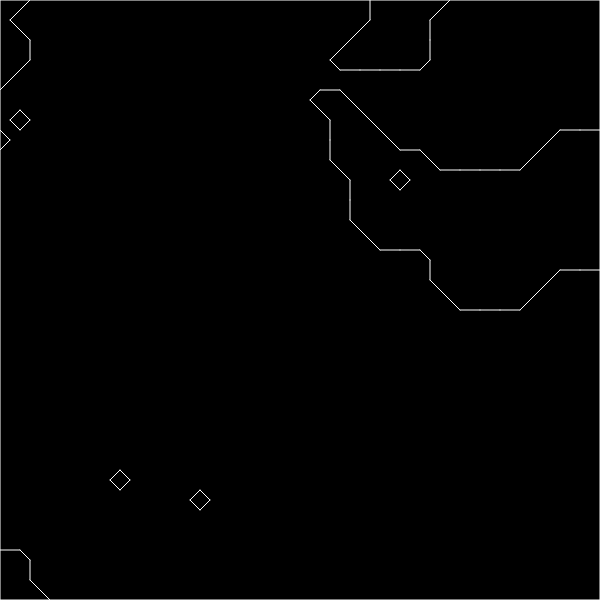
Frame 1 (no input)
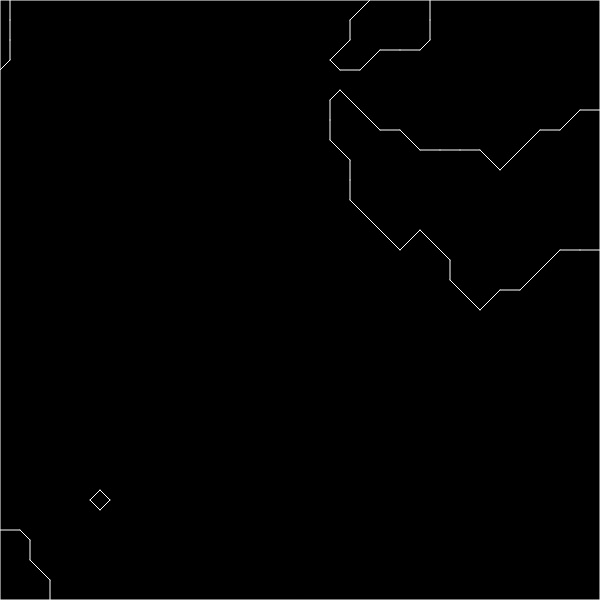
Frame 60 (no input)
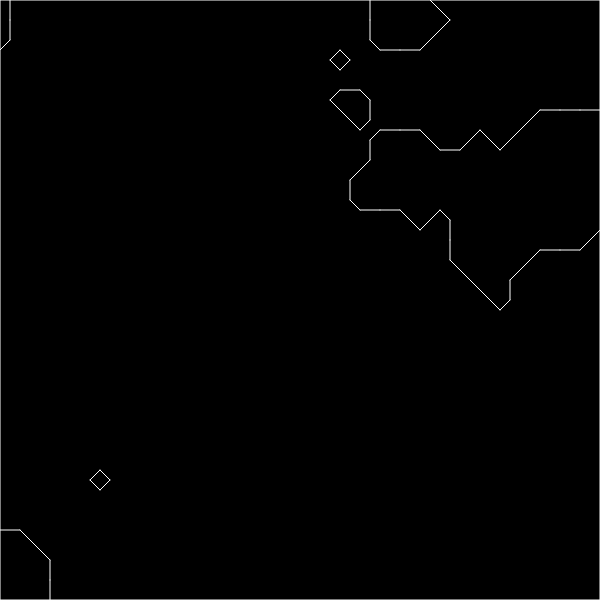
Frame 120 (the mouse pressed at the canvas centre since frame 60)

The p5.js sketch that drew these frames (run headless with seeded random() and noise() and a simulated clock; from frame 60 on, the mouse is pressed at the canvas centre):

// p5.js sketch
// ── sketch.js
let walls = [];
let res = 20;
let field = [];
let x, y;
let particle;
let time = 0;
let limit = 0.6;
let cols = 600/res;
let rows = 600/res;
let detail = 0.1;
let particle_rxn = 0.01;
let particle_speed = 20;
let show_rays = false;



function setup() {
  createCanvas(600, 600);
  // make walls around the edges
}

function pass(x) {
  if (x < limit) {
    return 1;
  }
  return 0;
}

function getState(a, b, c, d) {
  return a * 8 + b * 4 + c * 2 + d * 1;
}

function mouseClicked() {
  x = mouseX;
  y = mouseY;
  particle = new Particle(x,y);
}

function draw() {
  background(0);
  wallgenerator = new wallgen(walls, time);
  walls.push(new Boundary(createVector(0, 0), createVector(width, 0)));
  walls.push(new Boundary(createVector(width, 0), createVector(width, height)));
  walls.push(new Boundary(createVector(width, height), createVector(0, height)));
  walls.push(new Boundary(createVector(0, height), createVector(0, 0)));
  for (let wall of walls) {
    wall.show();
  }
  stroke(225);
  // for (let x=0;x<30;x=x+0.5) {
  //   for (var y=0;y<30;y=y+0.5) {
  //       if (noise(x/detail,y/detail+time,time)>limit) {
  //         point(x*res,y*res);
  //         strokeWeight(noise(x/detail,y/detail+time,time)*10);
  //       }
  //   }
  // }
  strokeWeight(1);
  if (particle) {
    move = createVector(0,0);
    particle.look(walls);
    particle.movement();
    particle.show();
  }
  time=time+0.001;
  walls = [];
}
// ── boundary.js
class Boundary {

  constructor(a, b) {
    this.a = a
    this.b = b
  }

  show() {
    stroke(255);
    line(this.a.x, this.a.y, this.b.x, this.b.y);
  }

}
// ── noise.js
// Plain JS version of Josh Forisha's implementation of opensimplex noise
// https://github.com/joshforisha/open-simplex-noise-js
// This version is currently posted here https://gist.github.com/PARC6502/85c99c04c9b3c6ae52c3c27605b4df0a
// Will probably be cleaned up and have its own repo, at some point...

"use strict";
var OpenSimplexNoise;

(function() {
  var constants_1 = {
    NORM_2D: 1.0 / 47.0,
    NORM_3D: 1.0 / 103.0,
    NORM_4D: 1.0 / 30.0,
    SQUISH_2D: (Math.sqrt(2 + 1) - 1) / 2,
    SQUISH_3D: (Math.sqrt(3 + 1) - 1) / 3,
    SQUISH_4D: (Math.sqrt(4 + 1) - 1) / 4,
    STRETCH_2D: (1 / Math.sqrt(2 + 1) - 1) / 2,
    STRETCH_3D: (1 / Math.sqrt(3 + 1) - 1) / 3,
    STRETCH_4D: (1 / Math.sqrt(4 + 1) - 1) / 4,
    base2D: [
      [1, 1, 0, 1, 0, 1, 0, 0, 0],
      [1, 1, 0, 1, 0, 1, 2, 1, 1]
    ],
    base3D: [
      [0, 0, 0, 0, 1, 1, 0, 0, 1, 0, 1, 0, 1, 0, 0, 1],
      [2, 1, 1, 0, 2, 1, 0, 1, 2, 0, 1, 1, 3, 1, 1, 1],
      [1, 1, 0, 0, 1, 0, 1, 0, 1, 0, 0, 1, 2, 1, 1, 0, 2, 1, 0, 1, 2, 0, 1, 1]
    ],
    base4D: [
      [
        0,
        0,
        0,
        0,
        0,
        1,
        1,
        0,
        0,
        0,
        1,
        0,
        1,
        0,
        0,
        1,
        0,
        0,
        1,
        0,
        1,
        0,
        0,
        0,
        1
      ],
      [
        3,
        1,
        1,
        1,
        0,
        3,
        1,
        1,
        0,
        1,
        3,
        1,
        0,
        1,
        1,
        3,
        0,
        1,
        1,
        1,
        4,
        1,
        1,
        1,
        1
      ],
      [
        1,
        1,
        0,
        0,
        0,
        1,
        0,
        1,
        0,
        0,
        1,
        0,
        0,
        1,
        0,
        1,
        0,
        0,
        0,
        1,
        2,
        1,
        1,
        0,
        0,
        2,
        1,
        0,
        1,
        0,
        2,
        1,
        0,
        0,
        1,
        2,
        0,
        1,
        1,
        0,
        2,
        0,
        1,
        0,
        1,
        2,
        0,
        0,
        1,
        1
      ],
      [
        3,
        1,
        1,
        1,
        0,
        3,
        1,
        1,
        0,
        1,
        3,
        1,
        0,
        1,
        1,
        3,
        0,
        1,
        1,
        1,
        2,
        1,
        1,
        0,
        0,
        2,
        1,
        0,
        1,
        0,
        2,
        1,
        0,
        0,
        1,
        2,
        0,
        1,
        1,
        0,
        2,
        0,
        1,
        0,
        1,
        2,
        0,
        0,
        1,
        1
      ]
    ],
    gradients2D: [5, 2, 2, 5, -5, 2, -2, 5, 5, -2, 2, -5, -5, -2, -2, -5],
    gradients3D: [
      -11,
      4,
      4,
      -4,
      11,
      4,
      -4,
      4,
      11,
      11,
      4,
      4,
      4,
      11,
      4,
      4,
      4,
      11,
      -11,
      -4,
      4,
      -4,
      -11,
      4,
      -4,
      -4,
      11,
      11,
      -4,
      4,
      4,
      -11,
      4,
      4,
      -4,
      11,
      -11,
      4,
      -4,
      -4,
      11,
      -4,
      -4,
      4,
      -11,
      11,
      4,
      -4,
      4,
      11,
      -4,
      4,
      4,
      -11,
      -11,
      -4,
      -4,
      -4,
      -11,
      -4,
      -4,
      -4,
      -11,
      11,
      -4,
      -4,
      4,
      -11,
      -4,
      4,
      -4,
      -11
    ],
    gradients4D: [
      3,
      1,
      1,
      1,
      1,
      3,
      1,
      1,
      1,
      1,
      3,
      1,
      1,
      1,
      1,
      3,
      -3,
      1,
      1,
      1,
      -1,
      3,
      1,
      1,
      -1,
      1,
      3,
      1,
      -1,
      1,
      1,
      3,
      3,
      -1,
      1,
      1,
      1,
      -3,
      1,
      1,
      1,
      -1,
      3,
      1,
      1,
      -1,
      1,
      3,
      -3,
      -1,
      1,
      1,
      -1,
      -3,
      1,
      1,
      -1,
      -1,
      3,
      1,
      -1,
      -1,
      1,
      3,
      3,
      1,
      -1,
      1,
      1,
      3,
      -1,
      1,
      1,
      1,
      -3,
      1,
      1,
      1,
      -1,
      3,
      -3,
      1,
      -1,
      1,
      -1,
      3,
      -1,
      1,
      -1,
      1,
      -3,
      1,
      -1,
      1,
      -1,
      3,
      3,
      -1,
      -1,
      1,
      1,
      -3,
      -1,
      1,
      1,
      -1,
      -3,
      1,
      1,
      -1,
      -1,
      3,
      -3,
      -1,
      -1,
      1,
      -1,
      -3,
      -1,
      1,
      -1,
      -1,
      -3,
      1,
      -1,
      -1,
      -1,
      3,
      3,
      1,
      1,
      -1,
      1,
      3,
      1,
      -1,
      1,
      1,
      3,
      -1,
      1,
      1,
      1,
      -3,
      -3,
      1,
      1,
      -1,
      -1,
      3,
      1,
      -1,
      -1,
      1,
      3,
      -1,
      -1,
      1,
      1,
      -3,
      3,
      -1,
      1,
      -1,
      1,
      -3,
      1,
      -1,
      1,
      -1,
      3,
      -1,
      1,
      -1,
      1,
      -3,
      -3,
      -1,
      1,
      -1,
      -1,
      -3,
      1,
      -1,
      -1,
      -1,
      3,
      -1,
      -1,
      -1,
      1,
      -3,
      3,
      1,
      -1,
      -1,
      1,
      3,
      -1,
      -1,
      1,
      1,
      -3,
      -1,
      1,
      1,
      -1,
      -3,
      -3,
      1,
      -1,
      -1,
      -1,
      3,
      -1,
      -1,
      -1,
      1,
      -3,
      -1,
      -1,
      1,
      -1,
      -3,
      3,
      -1,
      -1,
      -1,
      1,
      -3,
      -1,
      -1,
      1,
      -1,
      -3,
      -1,
      1,
      -1,
      -1,
      -3,
      -3,
      -1,
      -1,
      -1,
      -1,
      -3,
      -1,
      -1,
      -1,
      -1,
      -3,
      -1,
      -1,
      -1,
      -1,
      -3
    ],
    lookupPairs2D: [
      0,
      1,
      1,
      0,
      4,
      1,
      17,
      0,
      20,
      2,
      21,
      2,
      22,
      5,
      23,
      5,
      26,
      4,
      39,
      3,
      42,
      4,
      43,
      3
    ],
    lookupPairs3D: [
      0,
      2,
      1,
      1,
      2,
      2,
      5,
      1,
      6,
      0,
      7,
      0,
      32,
      2,
      34,
      2,
      129,
      1,
      133,
      1,
      160,
      5,
      161,
      5,
      518,
      0,
      519,
      0,
      546,
      4,
      550,
      4,
      645,
      3,
      647,
      3,
      672,
      5,
      673,
      5,
      674,
      4,
      677,
      3,
      678,
      4,
      679,
      3,
      680,
      13,
      681,
      13,
      682,
      12,
      685,
      14,
      686,
      12,
      687,
      14,
      712,
      20,
      714,
      18,
      809,
      21,
      813,
      23,
      840,
      20,
      841,
      21,
      1198,
      19,
      1199,
      22,
      1226,
      18,
      1230,
      19,
      1325,
      23,
      1327,
      22,
      1352,
      15,
      1353,
      17,
      1354,
      15,
      1357,
      17,
      1358,
      16,
      1359,
      16,
      1360,
      11,
      1361,
      10,
      1362,
      11,
      1365,
      10,
      1366,
      9,
      1367,
      9,
      1392,
      11,
      1394,
      11,
      1489,
      10,
      1493,
      10,
      1520,
      8,
      1521,
      8,
      1878,
      9,
      1879,
      9,
      1906,
      7,
      1910,
      7,
      2005,
      6,
      2007,
      6,
      2032,
      8,
      2033,
      8,
      2034,
      7,
      2037,
      6,
      2038,
      7,
      2039,
      6
    ],
    lookupPairs4D: [
      0,
      3,
      1,
      2,
      2,
      3,
      5,
      2,
      6,
      1,
      7,
      1,
      8,
      3,
      9,
      2,
      10,
      3,
      13,
      2,
      16,
      3,
      18,
      3,
      22,
      1,
      23,
      1,
      24,
      3,
      26,
      3,
      33,
      2,
      37,
      2,
      38,
      1,
      39,
      1,
      41,
      2,
      45,
      2,
      54,
      1,
      55,
      1,
      56,
      0,
      57,
      0,
      58,
      0,
      59,
      0,
      60,
      0,
      61,
      0,
      62,
      0,
      63,
      0,
      256,
      3,
      258,
      3,
      264,
      3,
      266,
      3,
      272,
      3,
      274,
      3,
      280,
      3,
      282,
      3,
      2049,
      2,
      2053,
      2,
      2057,
      2,
      2061,
      2,
      2081,
      2,
      2085,
      2,
      2089,
      2,
      2093,
      2,
      2304,
      9,
      2305,
      9,
      2312,
      9,
      2313,
      9,
      16390,
      1,
      16391,
      1,
      16406,
      1,
      16407,
      1,
      16422,
      1,
      16423,
      1,
      16438,
      1,
      16439,
      1,
      16642,
      8,
      16646,
      8,
      16658,
      8,
      16662,
      8,
      18437,
      6,
      18439,
      6,
      18469,
      6,
      18471,
      6,
      18688,
      9,
      18689,
      9,
      18690,
      8,
      18693,
      6,
      18694,
      8,
      18695,
      6,
      18696,
      9,
      18697,
      9,
      18706,
      8,
      18710,
      8,
      18725,
      6,
      18727,
      6,
      131128,
      0,
      131129,
      0,
      131130,
      0,
      131131,
      0,
      131132,
      0,
      131133,
      0,
      131134,
      0,
      131135,
      0,
      131352,
      7,
      131354,
      7,
      131384,
      7,
      131386,
      7,
      133161,
      5,
      133165,
      5,
      133177,
      5,
      133181,
      5,
      133376,
      9,
      133377,
      9,
      133384,
      9,
      133385,
      9,
      133400,
      7,
      133402,
      7,
      133417,
      5,
      133421,
      5,
      133432,
      7,
      133433,
      5,
      133434,
      7,
      133437,
      5,
      147510,
      4,
      147511,
      4,
      147518,
      4,
      147519,
      4,
      147714,
      8,
      147718,
      8,
      147730,
      8,
      147734,
      8,
      147736,
      7,
      147738,
      7,
      147766,
      4,
      147767,
      4,
      147768,
      7,
      147770,
      7,
      147774,
      4,
      147775,
      4,
      149509,
      6,
      149511,
      6,
      149541,
      6,
      149543,
      6,
      149545,
      5,
      149549,
      5,
      149558,
      4,
      149559,
      4,
      149561,
      5,
      149565,
      5,
      149566,
      4,
      149567,
      4,
      149760,
      9,
      149761,
      9,
      149762,
      8,
      149765,
      6,
      149766,
      8,
      149767,
      6,
      149768,
      9,
      149769,
      9,
      149778,
      8,
      149782,
      8,
      149784,
      7,
      149786,
      7,
      149797,
      6,
      149799,
      6,
      149801,
      5,
      149805,
      5,
      149814,
      4,
      149815,
      4,
      149816,
      7,
      149817,
      5,
      149818,
      7,
      149821,
      5,
      149822,
      4,
      149823,
      4,
      149824,
      37,
      149825,
      37,
      149826,
      36,
      149829,
      34,
      149830,
      36,
      149831,
      34,
      149832,
      37,
      149833,
      37,
      149842,
      36,
      149846,
      36,
      149848,
      35,
      149850,
      35,
      149861,
      34,
      149863,
      34,
      149865,
      33,
      149869,
      33,
      149878,
      32,
      149879,
      32,
      149880,
      35,
      149881,
      33,
      149882,
      35,
      149885,
      33,
      149886,
      32,
      149887,
      32,
      150080,
      49,
      150082,
      48,
      150088,
      49,
      150098,
      48,
      150104,
      47,
      150106,
      47,
      151873,
      46,
      151877,
      45,
      151881,
      46,
      151909,
      45,
      151913,
      44,
      151917,
      44,
      152128,
      49,
      152129,
      46,
      152136,
      49,
      152137,
      46,
      166214,
      43,
      166215,
      42,
      166230,
      43,
      166247,
      42,
      166262,
      41,
      166263,
      41,
      166466,
      48,
      166470,
      43,
      166482,
      48,
      166486,
      43,
      168261,
      45,
      168263,
      42,
      168293,
      45,
      168295,
      42,
      168512,
      31,
      168513,
      28,
      168514,
      31,
      168517,
      28,
      168518,
      25,
      168519,
      25,
      280952,
      40,
      280953,
      39,
      280954,
      40,
      280957,
      39,
      280958,
      38,
      280959,
      38,
      281176,
      47,
      281178,
      47,
      281208,
      40,
      281210,
      40,
      282985,
      44,
      282989,
      44,
      283001,
      39,
      283005,
      39,
      283208,
      30,
      283209,
      27,
      283224,
      30,
      283241,
      27,
      283256,
      22,
      283257,
      22,
      297334,
      41,
      297335,
      41,
      297342,
      38,
      297343,
      38,
      297554,
      29,
      297558,
      24,
      297562,
      29,
      297590,
      24,
      297594,
      21,
      297598,
      21,
      299365,
      26,
      299367,
      23,
      299373,
      26,
      299383,
      23,
      299389,
      20,
      299391,
      20,
      299584,
      31,
      299585,
      28,
      299586,
      31,
      299589,
      28,
      299590,
      25,
      299591,
      25,
      299592,
      30,
      299593,
      27,
      299602,
      29,
      299606,
      24,
      299608,
      30,
      299610,
      29,
      299621,
      26,
      299623,
      23,
      299625,
      27,
      299629,
      26,
      299638,
      24,
      299639,
      23,
      299640,
      22,
      299641,
      22,
      299642,
      21,
      299645,
      20,
      299646,
      21,
      299647,
      20,
      299648,
      61,
      299649,
      60,
      299650,
      61,
      299653,
      60,
      299654,
      59,
      299655,
      59,
      299656,
      58,
      299657,
      57,
      299666,
      55,
      299670,
      54,
      299672,
      58,
      299674,
      55,
      299685,
      52,
      299687,
      51,
      299689,
      57,
      299693,
      52,
      299702,
      54,
      299703,
      51,
      299704,
      56,
      299705,
      56,
      299706,
      53,
      299709,
      50,
      299710,
      53,
      299711,
      50,
      299904,
      61,
      299906,
      61,
      299912,
      58,
      299922,
      55,
      299928,
      58,
      299930,
      55,
      301697,
      60,
      301701,
      60,
      301705,
      57,
      301733,
      52,
      301737,
      57,
      301741,
      52,
      301952,
      79,
      301953,
      79,
      301960,
      76,
      301961,
      76,
      316038,
      59,
      316039,
      59,
      316054,
      54,
      316071,
      51,
      316086,
      54,
      316087,
      51,
      316290,
      78,
      316294,
      78,
      316306,
      73,
      316310,
      73,
      318085,
      77,
      318087,
      77,
      318117,
      70,
      318119,
      70,
      318336,
      79,
      318337,
      79,
      318338,
      78,
      318341,
      77,
      318342,
      78,
      318343,
      77,
      430776,
      56,
      430777,
      56,
      430778,
      53,
      430781,
      50,
      430782,
      53,
      430783,
      50,
      431000,
      75,
      431002,
      72,
      431032,
      75,
      431034,
      72,
      432809,
      74,
      432813,
      69,
      432825,
      74,
      432829,
      69,
      433032,
      76,
      433033,
      76,
      433048,
      75,
      433065,
      74,
      433080,
      75,
      433081,
      74,
      447158,
      71,
      447159,
      68,
      447166,
      71,
      447167,
      68,
      447378,
      73,
      447382,
      73,
      447386,
      72,
      447414,
      71,
      447418,
      72,
      447422,
      71,
      449189,
      70,
      449191,
      70,
      449197,
      69,
      449207,
      68,
      449213,
      69,
      449215,
      68,
      449408,
      67,
      449409,
      67,
      449410,
      66,
      449413,
      64,
      449414,
      66,
      449415,
      64,
      449416,
      67,
      449417,
      67,
      449426,
      66,
      449430,
      66,
      449432,
      65,
      449434,
      65,
      449445,
      64,
      449447,
      64,
      449449,
      63,
      449453,
      63,
      449462,
      62,
      449463,
      62,
      449464,
      65,
      449465,
      63,
      449466,
      65,
      449469,
      63,
      449470,
      62,
      449471,
      62,
      449472,
      19,
      449473,
      19,
      449474,
      18,
      449477,
      16,
      449478,
      18,
      449479,
      16,
      449480,
      19,
      449481,
      19,
      449490,
      18,
      449494,
      18,
      449496,
      17,
      449498,
      17,
      449509,
      16,
      449511,
      16,
      449513,
      15,
      449517,
      15,
      449526,
      14,
      449527,
      14,
      449528,
      17,
      449529,
      15,
      449530,
      17,
      449533,
      15,
      449534,
      14,
      449535,
      14,
      449728,
      19,
      449729,
      19,
      449730,
      18,
      449734,
      18,
      449736,
      19,
      449737,
      19,
      449746,
      18,
      449750,
      18,
      449752,
      17,
      449754,
      17,
      449784,
      17,
      449786,
      17,
      451520,
      19,
      451521,
      19,
      451525,
      16,
      451527,
      16,
      451528,
      19,
      451529,
      19,
      451557,
      16,
      451559,
      16,
      451561,
      15,
      451565,
      15,
      451577,
      15,
      451581,
      15,
      451776,
      19,
      451777,
      19,
      451784,
      19,
      451785,
      19,
      465858,
      18,
      465861,
      16,
      465862,
      18,
      465863,
      16,
      465874,
      18,
      465878,
      18,
      465893,
      16,
      465895,
      16,
      465910,
      14,
      465911,
      14,
      465918,
      14,
      465919,
      14,
      466114,
      18,
      466118,
      18,
      466130,
      18,
      466134,
      18,
      467909,
      16,
      467911,
      16,
      467941,
      16,
      467943,
      16,
      468160,
      13,
      468161,
      13,
      468162,
      13,
      468163,
      13,
      468164,
      13,
      468165,
      13,
      468166,
      13,
      468167,
      13,
      580568,
      17,
      580570,
      17,
      580585,
      15,
      580589,
      15,
      580598,
      14,
      580599,
      14,
      580600,
      17,
      580601,
      15,
      580602,
      17,
      580605,
      15,
      580606,
      14,
      580607,
      14,
      580824,
      17,
      580826,
      17,
      580856,
      17,
      580858,
      17,
      582633,
      15,
      582637,
      15,
      582649,
      15,
      582653,
      15,
      582856,
      12,
      582857,
      12,
      582872,
      12,
      582873,
      12,
      582888,
      12,
      582889,
      12,
      582904,
      12,
      582905,
      12,
      596982,
      14,
      596983,
      14,
      596990,
      14,
      596991,
      14,
      597202,
      11,
      597206,
      11,
      597210,
      11,
      597214,
      11,
      597234,
      11,
      597238,
      11,
      597242,
      11,
      597246,
      11,
      599013,
      10,
      599015,
      10,
      599021,
      10,
      599023,
      10,
      599029,
      10,
      599031,
      10,
      599037,
      10,
      599039,
      10,
      599232,
      13,
      599233,
      13,
      599234,
      13,
      599235,
      13,
      599236,
      13,
      599237,
      13,
      599238,
      13,
      599239,
      13,
      599240,
      12,
      599241,
      12,
      599250,
      11,
      599254,
      11,
      599256,
      12,
      599257,
      12,
      599258,
      11,
      599262,
      11,
      599269,
      10,
      599271,
      10,
      599272,
      12,
      599273,
      12,
      599277,
      10,
      599279,
      10,
      599282,
      11,
      599285,
      10,
      599286,
      11,
      599287,
      10,
      599288,
      12,
      599289,
      12,
      599290,
      11,
      599293,
      10,
      599294,
      11,
      599295,
      10
    ],
    p2D: [
      0,
      0,
      1,
      -1,
      0,
      0,
      -1,
      1,
      0,
      2,
      1,
      1,
      1,
      2,
      2,
      0,
      1,
      2,
      0,
      2,
      1,
      0,
      0,
      0
    ],
    p3D: [
      0,
      0,
      1,
      -1,
      0,
      0,
      1,
      0,
      -1,
      0,
      0,
      -1,
      1,
      0,
      0,
      0,
      1,
      -1,
      0,
      0,
      -1,
      0,
      1,
      0,
      0,
      -1,
      1,
      0,
      2,
      1,
      1,
      0,
      1,
      1,
      1,
      -1,
      0,
      2,
      1,
      0,
      1,
      1,
      1,
      -1,
      1,
      0,
      2,
      0,
      1,
      1,
      1,
      -1,
      1,
      1,
      1,
      3,
      2,
      1,
      0,
      3,
      1,
      2,
      0,
      1,
      3,
      2,
      0,
      1,
      3,
      1,
      0,
      2,
      1,
      3,
      0,
      2,
      1,
      3,
      0,
      1,
      2,
      1,
      1,
      1,
      0,
      0,
      2,
      2,
      0,
      0,
      1,
      1,
      0,
      1,
      0,
      2,
      0,
      2,
      0,
      1,
      1,
      0,
      0,
      1,
      2,
      0,
      0,
      2,
      2,
      0,
      0,
      0,
      0,
      1,
      1,
      -1,
      1,
      2,
      0,
      0,
      0,
      0,
      1,
      -1,
      1,
      1,
      2,
      0,
      0,
      0,
      0,
      1,
      1,
      1,
      -1,
      2,
      3,
      1,
      1,
      1,
      2,
      0,
      0,
      2,
      2,
      3,
      1,
      1,
      1,
      2,
      2,
      0,
      0,
      2,
      3,
      1,
      1,
      1,
      2,
      0,
      2,
      0,
      2,
      1,
      1,
      -1,
      1,
      2,
      0,
      0,
      2,
      2,
      1,
      1,
      -1,
      1,
      2,
      2,
      0,
      0,
      2,
      1,
      -1,
      1,
      1,
      2,
      0,
      0,
      2,
      2,
      1,
      -1,
      1,
      1,
      2,
      0,
      2,
      0,
      2,
      1,
      1,
      1,
      -1,
      2,
      2,
      0,
      0,
      2,
      1,
      1,
      1,
      -1,
      2,
      0,
      2,
      0
    ],
    p4D: [
      0,
      0,
      1,
      -1,
      0,
      0,
      0,
      1,
      0,
      -1,
      0,
      0,
      1,
      0,
      0,
      -1,
      0,
      0,
      -1,
      1,
      0,
      0,
      0,
      0,
      1,
      -1,
      0,
      0,
      0,
      1,
      0,
      -1,
      0,
      0,
      -1,
      0,
      1,
      0,
      0,
      0,
      -1,
      1,
      0,
      0,
      0,
      0,
      1,
      -1,
      0,
      0,
      -1,
      0,
      0,
      1,
      0,
      0,
      -1,
      0,
      1,
      0,
      0,
      0,
      -1,
      1,
      0,
      2,
      1,
      1,
      0,
      0,
      1,
      1,
      1,
      -1,
      0,
      1,
      1,
      1,
      0,
      -1,
      0,
      2,
      1,
      0,
      1,
      0,
      1,
      1,
      -1,
      1,
      0,
      1,
      1,
      0,
      1,
      -1,
      0,
      2,
      0,
      1,
      1,
      0,
      1,
      -1,
      1,
      1,
      0,
      1,
      0,
      1,
      1,
      -1,
      0,
      2,
      1,
      0,
      0,
      1,
      1,
      1,
      -1,
      0,
      1,
      1,
      1,
      0,
      -1,
      1,
      0,
      2,
      0,
      1,
      0,
      1,
      1,
      -1,
      1,
      0,
      1,
      1,
      0,
      1,
      -1,
      1,
      0,
      2,
      0,
      0,
      1,
      1,
      1,
      -1,
      0,
      1,
      1,
      1,
      0,
      -1,
      1,
      1,
      1,
      4,
      2,
      1,
      1,
      0,
      4,
      1,
      2,
      1,
      0,
      4,
      1,
      1,
      2,
      0,
      1,
      4,
      2,
      1,
      0,
      1,
      4,
      1,
      2,
      0,
      1,
      4,
      1,
      1,
      0,
      2,
      1,
      4,
      2,
      0,
      1,
      1,
      4,
      1,
      0,
      2,
      1,
      4,
      1,
      0,
      1,
      2,
      1,
      4,
      0,
      2,
      1,
      1,
      4,
      0,
      1,
      2,
      1,
      4,
      0,
      1,
      1,
      2,
      1,
      2,
      1,
      1,
      0,
      0,
      3,
      2,
      1,
      0,
      0,
      3,
      1,
      2,
      0,
      0,
      1,
      2,
      1,
      0,
      1,
      0,
      3,
      2,
      0,
      1,
      0,
      3,
      1,
      0,
      2,
      0,
      1,
      2,
      0,
      1,
      1,
      0,
      3,
      0,
      2,
      1,
      0,
      3,
      0,
      1,
      2,
      0,
      1,
      2,
      1,
      0,
      0,
      1,
      3,
      2,
      0,
      0,
      1,
      3,
      1,
      0,
      0,
      2,
      1,
      2,
      0,
      1,
      0,
      1,
      3,
      0,
      2,
      0,
      1,
      3,
      0,
      1,
      0,
      2,
      1,
      2,
      0,
      0,
      1,
      1,
      3,
      0,
      0,
      2,
      1,
      3,
      0,
      0,
      1,
      2,
      2,
      3,
      1,
      1,
      1,
      0,
      2,
      1,
      1,
      1,
      -1,
      2,
      2,
      0,
      0,
      0,
      2,
      3,
      1,
      1,
      0,
      1,
      2,
      1,
      1,
      -1,
      1,
      2,
      2,
      0,
      0,
      0,
      2,
      3,
      1,
      0,
      1,
      1,
      2,
      1,
      -1,
      1,
      1,
      2,
      2,
      0,
      0,
      0,
      2,
      3,
      1,
      1,
      1,
      0,
      2,
      1,
      1,
      1,
      -1,
      2,
      0,
      2,
      0,
      0,
      2,
      3,
      1,
      1,
      0,
      1,
      2,
      1,
      1,
      -1,
      1,
      2,
      0,
      2,
      0,
      0,
      2,
      3,
      0,
      1,
      1,
      1,
      2,
      -1,
      1,
      1,
      1,
      2,
      0,
      2,
      0,
      0,
      2,
      3,
      1,
      1,
      1,
      0,
      2,
      1,
      1,
      1,
      -1,
      2,
      0,
      0,
      2,
      0,
      2,
      3,
      1,
      0,
      1,
      1,
      2,
      1,
      -1,
      1,
      1,
      2,
      0,
      0,
      2,
      0,
      2,
      3,
      0,
      1,
      1,
      1,
      2,
      -1,
      1,
      1,
      1,
      2,
      0,
      0,
      2,
      0,
      2,
      3,
      1,
      1,
      0,
      1,
      2,
      1,
      1,
      -1,
      1,
      2,
      0,
      0,
      0,
      2,
      2,
      3,
      1,
      0,
      1,
      1,
      2,
      1,
      -1,
      1,
      1,
      2,
      0,
      0,
      0,
      2,
      2,
      3,
      0,
      1,
      1,
      1,
      2,
      -1,
      1,
      1,
      1,
      2,
      0,
      0,
      0,
      2,
      2,
      1,
      1,
      1,
      -1,
      0,
      1,
      1,
      1,
      0,
      -1,
      0,
      0,
      0,
      0,
      0,
      2,
      1,
      1,
      -1,
      1,
      0,
      1,
      1,
      0,
      1,
      -1,
      0,
      0,
      0,
      0,
      0,
      2,
      1,
      -1,
      1,
      1,
      0,
      1,
      0,
      1,
      1,
      -1,
      0,
      0,
      0,
      0,
      0,
      2,
      1,
      1,
      -1,
      0,
      1,
      1,
      1,
      0,
      -1,
      1,
      0,
      0,
      0,
      0,
      0,
      2,
      1,
      -1,
      1,
      0,
      1,
      1,
      0,
      1,
      -1,
      1,
      0,
      0,
      0,
      0,
      0,
      2,
      1,
      -1,
      0,
      1,
      1,
      1,
      0,
      -1,
      1,
      1,
      0,
      0,
      0,
      0,
      0,
      2,
      1,
      1,
      1,
      -1,
      0,
      1,
      1,
      1,
      0,
      -1,
      2,
      2,
      0,
      0,
      0,
      2,
      1,
      1,
      -1,
      1,
      0,
      1,
      1,
      0,
      1,
      -1,
      2,
      2,
      0,
      0,
      0,
      2,
      1,
      1,
      -1,
      0,
      1,
      1,
      1,
      0,
      -1,
      1,
      2,
      2,
      0,
      0,
      0,
      2,
      1,
      1,
      1,
      -1,
      0,
      1,
      1,
      1,
      0,
      -1,
      2,
      0,
      2,
      0,
      0,
      2,
      1,
      -1,
      1,
      1,
      0,
      1,
      0,
      1,
      1,
      -1,
      2,
      0,
      2,
      0,
      0,
      2,
      1,
      -1,
      1,
      0,
      1,
      1,
      0,
      1,
      -1,
      1,
      2,
      0,
      2,
      0,
      0,
      2,
      1,
      1,
      -1,
      1,
      0,
      1,
      1,
      0,
      1,
      -1,
      2,
      0,
      0,
      2,
      0,
      2,
      1,
      -1,
      1,
      1,
      0,
      1,
      0,
      1,
      1,
      -1,
      2,
      0,
      0,
      2,
      0,
      2,
      1,
      -1,
      0,
      1,
      1,
      1,
      0,
      -1,
      1,
      1,
      2,
      0,
      0,
      2,
      0,
      2,
      1,
      1,
      -1,
      0,
      1,
      1,
      1,
      0,
      -1,
      1,
      2,
      0,
      0,
      0,
      2,
      2,
      1,
      -1,
      1,
      0,
      1,
      1,
      0,
      1,
      -1,
      1,
      2,
      0,
      0,
      0,
      2,
      2,
      1,
      -1,
      0,
      1,
      1,
      1,
      0,
      -1,
      1,
      1,
      2,
      0,
      0,
      0,
      2,
      3,
      1,
      1,
      0,
      0,
      0,
      2,
      2,
      0,
      0,
      0,
      2,
      1,
      1,
      1,
      -1,
      3,
      1,
      0,
      1,
      0,
      0,
      2,
      0,
      2,
      0,
      0,
      2,
      1,
      1,
      1,
      -1,
      3,
      1,
      0,
      0,
      1,
      0,
      2,
      0,
      0,
      2,
      0,
      2,
      1,
      1,
      1,
      -1,
      3,
      1,
      1,
      0,
      0,
      0,
      2,
      2,
      0,
      0,
      0,
      2,
      1,
      1,
      -1,
      1,
      3,
      1,
      0,
      1,
      0,
      0,
      2,
      0,
      2,
      0,
      0,
      2,
      1,
      1,
      -1,
      1,
      3,
      1,
      0,
      0,
      0,
      1,
      2,
      0,
      0,
      0,
      2,
      2,
      1,
      1,
      -1,
      1,
      3,
      1,
      1,
      0,
      0,
      0,
      2,
      2,
      0,
      0,
      0,
      2,
      1,
      -1,
      1,
      1,
      3,
      1,
      0,
      0,
      1,
      0,
      2,
      0,
      0,
      2,
      0,
      2,
      1,
      -1,
      1,
      1,
      3,
      1,
      0,
      0,
      0,
      1,
      2,
      0,
      0,
      0,
      2,
      2,
      1,
      -1,
      1,
      1,
      3,
      1,
      0,
      1,
      0,
      0,
      2,
      0,
      2,
      0,
      0,
      2,
      -1,
      1,
      1,
      1,
      3,
      1,
      0,
      0,
      1,
      0,
      2,
      0,
      0,
      2,
      0,
      2,
      -1,
      1,
      1,
      1,
      3,
      1,
      0,
      0,
      0,
      1,
      2,
      0,
      0,
      0,
      2,
      2,
      -1,
      1,
      1,
      1,
      3,
      3,
      2,
      1,
      0,
      0,
      3,
      1,
      2,
      0,
      0,
      4,
      1,
      1,
      1,
      1,
      3,
      3,
      2,
      0,
      1,
      0,
      3,
      1,
      0,
      2,
      0,
      4,
      1,
      1,
      1,
      1,
      3,
      3,
      0,
      2,
      1,
      0,
      3,
      0,
      1,
      2,
      0,
      4,
      1,
      1,
      1,
      1,
      3,
      3,
      2,
      0,
      0,
      1,
      3,
      1,
      0,
      0,
      2,
      4,
      1,
      1,
      1,
      1,
      3,
      3,
      0,
      2,
      0,
      1,
      3,
      0,
      1,
      0,
      2,
      4,
      1,
      1,
      1,
      1,
      3,
      3,
      0,
      0,
      2,
      1,
      3,
      0,
      0,
      1,
      2,
      4,
      1,
      1,
      1,
      1,
      3,
      3,
      2,
      1,
      0,
      0,
      3,
      1,
      2,
      0,
      0,
      2,
      1,
      1,
      1,
      -1,
      3,
      3,
      2,
      0,
      1,
      0,
      3,
      1,
      0,
      2,
      0,
      2,
      1,
      1,
      1,
      -1,
      3,
      3,
      0,
      2,
      1,
      0,
      3,
      0,
      1,
      2,
      0,
      2,
      1,
      1,
      1,
      -1,
      3,
      3,
      2,
      1,
      0,
      0,
      3,
      1,
      2,
      0,
      0,
      2,
      1,
      1,
      -1,
      1,
      3,
      3,
      2,
      0,
      0,
      1,
      3,
      1,
      0,
      0,
      2,
      2,
      1,
      1,
      -1,
      1,
      3,
      3,
      0,
      2,
      0,
      1,
      3,
      0,
      1,
      0,
      2,
      2,
      1,
      1,
      -1,
      1,
      3,
      3,
      2,
      0,
      1,
      0,
      3,
      1,
      0,
      2,
      0,
      2,
      1,
      -1,
      1,
      1,
      3,
      3,
      2,
      0,
      0,
      1,
      3,
      1,
      0,
      0,
      2,
      2,
      1,
      -1,
      1,
      1,
      3,
      3,
      0,
      0,
      2,
      1,
      3,
      0,
      0,
      1,
      2,
      2,
      1,
      -1,
      1,
      1,
      3,
      3,
      0,
      2,
      1,
      0,
      3,
      0,
      1,
      2,
      0,
      2,
      -1,
      1,
      1,
      1,
      3,
      3,
      0,
      2,
      0,
      1,
      3,
      0,
      1,
      0,
      2,
      2,
      -1,
      1,
      1,
      1,
      3,
      3,
      0,
      0,
      2,
      1,
      3,
      0,
      0,
      1,
      2,
      2,
      -1,
      1,
      1,
      1
    ]
  };

  var Contribution2 = /** @class */ (function() {
    function Contribution2(multiplier, xsb, ysb) {
      this.dx = -xsb - multiplier * constants_1.SQUISH_2D;
      this.dy = -ysb - multiplier * constants_1.SQUISH_2D;
      this.xsb = xsb;
      this.ysb = ysb;
    }
    return Contribution2;
  })();
  var Contribution3 = /** @class */ (function() {
    function Contribution3(multiplier, xsb, ysb, zsb) {
      this.dx = -xsb - multiplier * constants_1.SQUISH_3D;
      this.dy = -ysb - multiplier * constants_1.SQUISH_3D;
      this.dz = -zsb - multiplier * constants_1.SQUISH_3D;
      this.xsb = xsb;
      this.ysb = ysb;
      this.zsb = zsb;
    }
    return Contribution3;
  })();
  var Contribution4 = /** @class */ (function() {
    function Contribution4(multiplier, xsb, ysb, zsb, wsb) {
      this.dx = -xsb - multiplier * constants_1.SQUISH_4D;
      this.dy = -ysb - multiplier * constants_1.SQUISH_4D;
      this.dz = -zsb - multiplier * constants_1.SQUISH_4D;
      this.dw = -wsb - multiplier * constants_1.SQUISH_4D;
      this.xsb = xsb;
      this.ysb = ysb;
      this.zsb = zsb;
      this.wsb = wsb;
    }
    return Contribution4;
  })();

  function shuffleSeed(seed) {
    var newSeed = new Uint32Array(1);
    newSeed[0] = seed[0] * 1664525 + 1013904223;
    return newSeed;
  }
  OpenSimplexNoise = /** @class */ (function() {
    function OpenSimplexNoise(clientSeed) {
      this.initialize();
      this.perm = new Uint8Array(256);
      this.perm2D = new Uint8Array(256);
      this.perm3D = new Uint8Array(256);
      this.perm4D = new Uint8Array(256);
      var source = new Uint8Array(256);
      for (var i = 0; i < 256; i++) source[i] = i;
      var seed = new Uint32Array(1);
      seed[0] = clientSeed;
      seed = shuffleSeed(shuffleSeed(shuffleSeed(seed)));
      for (var i = 255; i >= 0; i--) {
        seed = shuffleSeed(seed);
        var r = new Uint32Array(1);
        r[0] = (seed[0] + 31) % (i + 1);
        if (r[0] < 0) r[0] += i + 1;
        this.perm[i] = source[r[0]];
        this.perm2D[i] = this.perm[i] & 0x0e;
        this.perm3D[i] = (this.perm[i] % 24) * 3;
        this.perm4D[i] = this.perm[i] & 0xfc;
        source[r[0]] = source[i];
      }
    }
    OpenSimplexNoise.prototype.array2D = function(width, height) {
      var output = new Array(width);
      for (var x = 0; x < width; x++) {
        output[x] = new Array(height);
        for (var y = 0; y < height; y++) {
          output[x][y] = this.noise2D(x, y);
        }
      }
      return output;
    };
    OpenSimplexNoise.prototype.array3D = function(width, height, depth) {
      var output = new Array(width);
      for (var x = 0; x < width; x++) {
        output[x] = new Array(height);
        for (var y = 0; y < height; y++) {
          output[x][y] = new Array(depth);
          for (var z = 0; z < depth; z++) {
            output[x][y][z] = this.noise3D(x, y, z);
          }
        }
      }
      return output;
    };
    OpenSimplexNoise.prototype.array4D = function(
      width,
      height,
      depth,
      wLength
    ) {
      var output = new Array(width);
      for (var x = 0; x < width; x++) {
        output[x] = new Array(height);
        for (var y = 0; y < height; y++) {
          output[x][y] = new Array(depth);
          for (var z = 0; z < depth; z++) {
            output[x][y][z] = new Array(wLength);
            for (var w = 0; w < wLength; w++) {
              output[x][y][z][w] = this.noise4D(x, y, z, w);
            }
          }
        }
      }
      return output;
    };
    OpenSimplexNoise.prototype.noise2D = function(x, y) {
      var stretchOffset = (x + y) * constants_1.STRETCH_2D;
      var xs = x + stretchOffset;
      var ys = y + stretchOffset;
      var xsb = Math.floor(xs);
      var ysb = Math.floor(ys);
      var squishOffset = (xsb + ysb) * constants_1.SQUISH_2D;
      var dx0 = x - (xsb + squishOffset);
      var dy0 = y - (ysb + squishOffset);
      var xins = xs - xsb;
      var yins = ys - ysb;
      var inSum = xins + yins;
      var hash =
        (xins - yins + 1) |
        (inSum << 1) |
        ((inSum + yins) << 2) |
        ((inSum + xins) << 4);
      var value = 0;
      for (var c = this.lookup2D[hash]; c !== undefined; c = c.next) {
        var dx = dx0 + c.dx;
        var dy = dy0 + c.dy;
        var attn = 2 - dx * dx - dy * dy;
        if (attn > 0) {
          var px = xsb + c.xsb;
          var py = ysb + c.ysb;
          var indexPartA = this.perm[px & 0xff];
          var index = this.perm2D[(indexPartA + py) & 0xff];
          var valuePart =
            constants_1.gradients2D[index] * dx +
            constants_1.gradients2D[index + 1] * dy;
          value += attn * attn * attn * attn * valuePart;
        }
      }
      return value * constants_1.NORM_2D;
    };
    OpenSimplexNoise.prototype.noise3D = function(x, y, z) {
      var stretchOffset = (x + y + z) * constants_1.STRETCH_3D;
      var xs = x + stretchOffset;
      var ys = y + stretchOffset;
      var zs = z + stretchOffset;
      var xsb = Math.floor(xs);
      var ysb = Math.floor(ys);
      var zsb = Math.floor(zs);
      var squishOffset = (xsb + ysb + zsb) * constants_1.SQUISH_3D;
      var dx0 = x - (xsb + squishOffset);
      var dy0 = y - (ysb + squishOffset);
      var dz0 = z - (zsb + squishOffset);
      var xins = xs - xsb;
      var yins = ys - ysb;
      var zins = zs - zsb;
      var inSum = xins + yins + zins;
      var hash =
        (yins - zins + 1) |
        ((xins - yins + 1) << 1) |
        ((xins - zins + 1) << 2) |
        (inSum << 3) |
        ((inSum + zins) << 5) |
        ((inSum + yins) << 7) |
        ((inSum + xins) << 9);
      var value = 0;
      for (var c = this.lookup3D[hash]; c !== undefined; c = c.next) {
        var dx = dx0 + c.dx;
        var dy = dy0 + c.dy;
        var dz = dz0 + c.dz;
        var attn = 2 - dx * dx - dy * dy - dz * dz;
        if (attn > 0) {
          var px = xsb + c.xsb;
          var py = ysb + c.ysb;
          var pz = zsb + c.zsb;
          var indexPartA = this.perm[px & 0xff];
          var indexPartB = this.perm[(indexPartA + py) & 0xff];
          var index = this.perm3D[(indexPartB + pz) & 0xff];
          var valuePart =
            constants_1.gradients3D[index] * dx +
            constants_1.gradients3D[index + 1] * dy +
            constants_1.gradients3D[index + 2] * dz;
          value += attn * attn * attn * attn * valuePart;
        }
      }
      return value * constants_1.NORM_3D;
    };
    OpenSimplexNoise.prototype.noise4D = function(x, y, z, w) {
      var stretchOffset = (x + y + z + w) * constants_1.STRETCH_4D;
      var xs = x + stretchOffset;
      var ys = y + stretchOffset;
      var zs = z + stretchOffset;
      var ws = w + stretchOffset;
      var xsb = Math.floor(xs);
      var ysb = Math.floor(ys);
      var zsb = Math.floor(zs);
      var wsb = Math.floor(ws);
      var squishOffset = (xsb + ysb + zsb + wsb) * constants_1.SQUISH_4D;
      var dx0 = x - (xsb + squishOffset);
      var dy0 = y - (ysb + squishOffset);
      var dz0 = z - (zsb + squishOffset);
      var dw0 = w - (wsb + squishOffset);
      var xins = xs - xsb;
      var yins = ys - ysb;
      var zins = zs - zsb;
      var wins = ws - wsb;
      var inSum = xins + yins + zins + wins;
      var hash =
        (zins - wins + 1) |
        ((yins - zins + 1) << 1) |
        ((yins - wins + 1) << 2) |
        ((xins - yins + 1) << 3) |
        ((xins - zins + 1) << 4) |
        ((xins - wins + 1) << 5) |
        (inSum << 6) |
        ((inSum + wins) << 8) |
        ((inSum + zins) << 11) |
        ((inSum + yins) << 14) |
        ((inSum + xins) << 17);
      var value = 0;
      for (var c = this.lookup4D[hash]; c !== undefined; c = c.next) {
        var dx = dx0 + c.dx;
        var dy = dy0 + c.dy;
        var dz = dz0 + c.dz;
        var dw = dw0 + c.dw;
        var attn = 2 - dx * dx - dy * dy - dz * dz - dw * dw;
        if (attn > 0) {
          var px = xsb + c.xsb;
          var py = ysb + c.ysb;
          var pz = zsb + c.zsb;
          var pw = wsb + c.wsb;
          var indexPartA = this.perm[px & 0xff];
          var indexPartB = this.perm[(indexPartA + py) & 0xff];
          var indexPartC = this.perm[(indexPartB + pz) & 0xff];
          var index = this.perm4D[(indexPartC + pw) & 0xff];
          var valuePart =
            constants_1.gradients4D[index] * dx +
            constants_1.gradients4D[index + 1] * dy +
            constants_1.gradients4D[index + 2] * dz +
            constants_1.gradients4D[index + 3] * dw;
          value += attn * attn * attn * attn * valuePart;
        }
      }
      return value * constants_1.NORM_4D;
    };
    OpenSimplexNoise.prototype.initialize = function() {
      var contributions2D = [];
      for (var i = 0; i < constants_1.p2D.length; i += 4) {
        var baseSet = constants_1.base2D[constants_1.p2D[i]];
        var previous = null;
        var current = null;
        for (var k = 0; k < baseSet.length; k += 3) {
          current = new Contribution2(
            baseSet[k],
            baseSet[k + 1],
            baseSet[k + 2]
          );
          if (previous === null) contributions2D[i / 4] = current;
          else previous.next = current;
          previous = current;
        }
        current.next = new Contribution2(
          constants_1.p2D[i + 1],
          constants_1.p2D[i + 2],
          constants_1.p2D[i + 3]
        );
      }
      this.lookup2D = [];
      for (var i = 0; i < constants_1.lookupPairs2D.length; i += 2) {
        this.lookup2D[constants_1.lookupPairs2D[i]] =
          contributions2D[constants_1.lookupPairs2D[i + 1]];
      }
      var contributions3D = [];
      for (var i = 0; i < constants_1.p3D.length; i += 9) {
        var baseSet = constants_1.base3D[constants_1.p3D[i]];
        var previous = null;
        var current = null;
        for (var k = 0; k < baseSet.length; k += 4) {
          current = new Contribution3(
            baseSet[k],
            baseSet[k + 1],
            baseSet[k + 2],
            baseSet[k + 3]
          );
          if (previous === null) contributions3D[i / 9] = current;
          else previous.next = current;
          previous = current;
        }
        current.next = new Contribution3(
          constants_1.p3D[i + 1],
          constants_1.p3D[i + 2],
          constants_1.p3D[i + 3],
          constants_1.p3D[i + 4]
        );
        current.next.next = new Contribution3(
          constants_1.p3D[i + 5],
          constants_1.p3D[i + 6],
          constants_1.p3D[i + 7],
          constants_1.p3D[i + 8]
        );
      }
      this.lookup3D = [];
      for (var i = 0; i < constants_1.lookupPairs3D.length; i += 2) {
        this.lookup3D[constants_1.lookupPairs3D[i]] =
          contributions3D[constants_1.lookupPairs3D[i + 1]];
      }
      var contributions4D = [];
      for (var i = 0; i < constants_1.p4D.length; i += 16) {
        var baseSet = constants_1.base4D[constants_1.p4D[i]];
        var previous = null;
        var current = null;
        for (var k = 0; k < baseSet.length; k += 5) {
          current = new Contribution4(
            baseSet[k],
            baseSet[k + 1],
            baseSet[k + 2],
            baseSet[k + 3],
            baseSet[k + 4]
          );
          if (previous === null) contributions4D[i / 16] = current;
          else previous.next = current;
          previous = current;
        }
        current.next = new Contribution4(
          constants_1.p4D[i + 1],
          constants_1.p4D[i + 2],
          constants_1.p4D[i + 3],
          constants_1.p4D[i + 4],
          constants_1.p4D[i + 5]
        );
        current.next.next = new Contribution4(
          constants_1.p4D[i + 6],
          constants_1.p4D[i + 7],
          constants_1.p4D[i + 8],
          constants_1.p4D[i + 9],
          constants_1.p4D[i + 10]
        );
        current.next.next.next = new Contribution4(
          constants_1.p4D[i + 11],
          constants_1.p4D[i + 12],
          constants_1.p4D[i + 13],
          constants_1.p4D[i + 14],
          constants_1.p4D[i + 15]
        );
      }
      this.lookup4D = [];
      for (var i = 0; i < constants_1.lookupPairs4D.length; i += 2) {
        this.lookup4D[constants_1.lookupPairs4D[i]] =
          contributions4D[constants_1.lookupPairs4D[i + 1]];
      }
    };
    return OpenSimplexNoise;
  })();
})();
// ── particle.js
class Particle {
  constructor(x, y) {
    this.pos = createVector(x, y);
    this.rays = [];
    this.heading = 0;
    this.fov = 180;
    this.acc = createVector(0,0);
    for (let a = -this.fov; a < this.fov; a += 1) {
      this.rays.push(new Ray(this.pos, radians(a)));
    }
  }

  movement() {
    particle.look(walls);
    move.set(0, 0);
    for (let ray of particle.rays) {
      if (ray.len) {
        let tmp = createVector(ray.dir.x * ray.len, ray.dir.y * ray.len)
        move.add(tmp);
      }
    }
    move.normalize();
    particle.acc.add(move.mult(particle_rxn));
    move.mult(particle_speed);
    strokeWeight(3);
    line(particle.pos.x, particle.pos.y, particle.pos.x + (10*particle.acc.x), particle.pos.y + (10*particle.acc.y));
    strokeWeight(1);
    particle.update(particle.pos.x + particle.acc.x + move.x, particle.pos.y + particle.acc.y + move.y);
    particle.show();


    stroke(0, 0, 255);
    strokeWeight(6);
    point(particle.pos.x,particle.pos.y);
    strokeWeight(1);
  }


  rotate(angle) {
    this.heading += angle;
    let index = 0;
    for (let a = -this.fov; a < this.fov; a += 1) {
      this.rays[index].setAngle(radians(a) + this.heading);
      index++;
    }
  }

  move(amt) {
    const vel = p5.Vector.fromAngle(this.heading);
    vel.setMag(amt);
    this.pos.add(vel);
  }

  update(x, y) {
    this.pos.set(x, y);
  }


  look(walls) {
    for (let i = 0; i < this.rays.length; i++) {
      const ray = this.rays[i];
      let closest = null;
      let record = Infinity;
      for (let wall of walls) {
        const pt = ray.cast(wall);
        if (pt) {
          const d = ray.u;
          if (d < record) {
            record = d;
            closest = pt;
          }
        }
      }
      if (closest) {
        // colorMode(HSB);
        // stroke((i + frameCount * 2) % 360, 255, 255, 50);
        if (show_rays) {
          stroke(255, 30);
          line(this.pos.x, this.pos.y, closest.x, closest.y);
        }
        
        ray.len = ((this.pos.x - closest.x) ** 2) + ((this.pos.y - closest.y) ** 2);
      }
    }
  }

  show() {
    fill(255);
    ellipse(this.pos.x, this.pos.y, 4);
  }
}
// ── ray.js
class Ray {
  constructor(pos, ang) {
    this.ang = ang;
    this.pos = pos;
    this.dir = p5.Vector.fromAngle(ang);
    this.u;
    this.len;
  }

  lookAt(x, y) {
    this.dir.x = x - this.pos.x;
    this.dir.y = y - this.pos.y;
    this.dir.normalize();
  }

  show() {
    push();
    translate(this.pos.x, this.pos.y);
    line(0, 0, this.dir.x * 10, this.dir.y * 10);
    pop();
  }

  cast(wall) {
    const x1 = wall.a.x;
    const y1 = wall.a.y;
    const x2 = wall.b.x;
    const y2 = wall.b.y;

    const x3 = this.pos.x;
    const y3 = this.pos.y;
    const x4 = this.pos.x + this.dir.x;
    const y4 = this.pos.y + this.dir.y;

    const den = (x1 - x2) * (y3 - y4) - (y1 - y2) * (x3 - x4);
    if (den == 0) {
      return;
    }

    const t = ((x1 - x3) * (y3 - y4) - (y1 - y3) * (x3 - x4)) / den;
    const u = -((x1 - x2) * (y1 - y3) - (y1 - y2) * (x1 - x3)) / den;
    this.u = u;
    if (t >= 0 && t <= 1 && u > 0) {
      const pt = createVector();
      pt.x = x1 + t * (x2 - x1);
      pt.y = y1 + t * (y2 - y1);
      return pt;
    } else {
      return;
    }
  }

  setAngle(angle) {
    this.dir = p5.Vector.fromAngle(angle);
  }

}
// ── wallgen.js
class wallgen {
  constructor(walls, time) {
    this.walls = walls;
    this.time = time;

    const cols = 1 + width / res;
    const rows = 1 + height / res;
    for (let i = 0; i < cols; i++) {
      let k = [];
      for (let j = 0; j < rows; j++) {
        k.push(0);
      }
      field.push(k);
    }

    for (let i = 0; i < cols; i++) {
      for (let j = 0; j < rows; j++) {
        // field[i][j] = Math.random();
        field[i][j] = noise(i*detail,j*detail+time,time);
      }
    }

    for (let i = 0; i < cols - 1; i++) {
      for (let j = 0; j < rows - 1; j++) {
        let x = i * res;
        let y = j * res;
        let a = createVector(x + res * 0.5, y);
        let b = createVector(x + res, y + res * 0.5);
        let c = createVector(x + res * 0.5, y + res);
        let d = createVector(x, y + res * 0.5);
        let state = getState(
          pass(field[i][j]),
          pass(field[i + 1][j]),
          pass(field[i + 1][j + 1]),
          pass(field[i][j + 1])
        );
        switch (state) {
          case 1:
            this.walls.push(new Boundary(c, d));
            break;
          case 2:
            this.walls.push(new Boundary(b, c));
            break;
          case 3:
            this.walls.push(new Boundary(b, d));
            break;
          case 4:
            this.walls.push(new Boundary(a, b));
            break;
          case 5:
            this.walls.push(new Boundary(a, d));
            this.walls.push(new Boundary(b, c));
            break;
          case 6:
            this.walls.push(new Boundary(a, c));
            break;
          case 7:
            this.walls.push(new Boundary(a, d));
            break;
          case 8:
            this.walls.push(new Boundary(a, d));
            break;
          case 9:
            this.walls.push(new Boundary(a, c));
            break;
          case 10:
            this.walls.push(new Boundary(a, b));
            this.walls.push(new Boundary(c, d));
            break;
          case 11:
            this.walls.push(new Boundary(a, b));
            break;
          case 12:
            this.walls.push(new Boundary(b, d));
            break;
          case 13:
            this.walls.push(new Boundary(b, c));
            break;
          case 14:
            this.walls.push(new Boundary(c, d));
            break;
        }
      }
    }
  }
}
